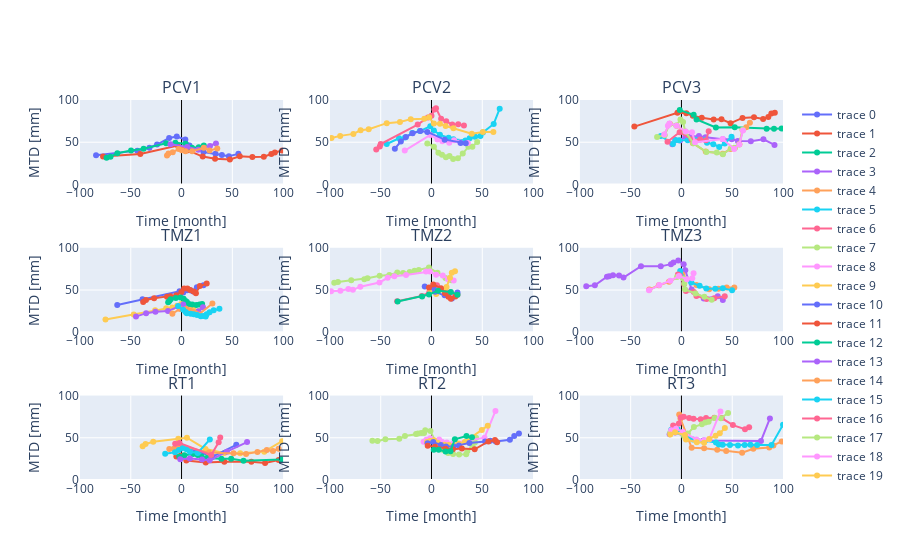

The cell this chart's notebook holds for it:
### Code cell
data_fig = TMD.make_plot(data, MTD2Sphere)
data_fig.show()

### Figure 1 — Plotly figure (JSON) as saved in the notebook; plotly's stock layout.template omitted (floating-point values rounded to 4 significant figures)
{"data": [{"mode": "lines+markers", "type": "scatter", "x": [-84.16, -43.49, -31.61, -24.1, -12.21, -4.705, 3.741, 7.808, 21.57, 33.46, 39.71, 46.6, 55.98], "xaxis": "x", "y": [34.51, 40.05, 43.46, 47.29, 54.96, 56.66, 53.25, 46.23, 38.34, 36.43, 34.94, 33.44, 36.21], "yaxis": "y"}, {"mode": "lines+markers", "type": "scatter", "x": [-77.28, -40.62, -3.688, 6.305, 20.86, 33.02, 47.58, 57.35, 69.74, 81.03, 88.42, 91.89, 99.06], "xaxis": "x", "y": [33.23, 35.99, 46.2, 40.43, 33.03, 30.37, 29.48, 33.47, 32.59, 32.88, 35.99, 37.76, 40.13], "yaxis": "y"}, {"mode": "lines+markers", "type": "scatter", "x": [-73.85, -69.94, -63.21, -49.74, -37.36, -15.2, -6.078, 3.915, 10.21, 16.95, 21.95, null, null], "xaxis": "x", "y": [31.55, 32.88, 36.88, 40.13, 42.2, 48.86, 49.45, 48.27, 43.53, 44.12, 46.05, null, null], "yaxis": "y"}, {"mode": "lines+markers", "type": "scatter", "x": [-10.86, 5.653, 16.51, 28.03, 33.89, null, null, null, null, null, null, null, null], "xaxis": "x", "y": [47.68, 44.42, 41.17, 45.46, 48.41, null, null, null, null, null, null, null, null], "yaxis": "y"}, {"mode": "lines+markers", "type": "scatter", "x": [-14.33, -12.81, -8.684, -2.819, 0.2221, 3.915, 10.43, 21.95, 27.59, 35.2, null, null, null], "xaxis": "x", "y": [34.21, 36.58, 38.21, 41.91, 40.57, 39.24, 39.39, 43.39, 40.28, 42.5, null, null, null], "yaxis": "y"}, {"mode": "lines+markers", "type": "scatter", "x": [-44.08, -31.95, -26.04, -18.93, -11.54, -1.183, 2.367, 8.284, 16.86, 21.6, 33.43, 37.57, 42.9, 48.22, 50.59, 61.24, 67.16], "xaxis": "x2", "y": [47.87, 54.66, 55.64, 60.84, 63.23, 68.82, 63.78, 58.72, 55.27, 53.64, 52.18, 54.58, 56.37, 57.35, 61.57, 71.59, 89.67], "yaxis": "y2"}, {"mode": "lines+markers", "type": "scatter", "x": [-54.44, -50.89, -50.0, -13.61, -3.55, 0, 2.959, 4.438, 9.467, 14.5, 20.41, 26.33, 31.95, null, null, null, null], "xaxis": "x2", "y": [41.47, 45.08, 47.89, 70.88, 79.29, 81.29, 88.72, 90.33, 77.83, 74.79, 70.95, 71.32, 69.89, null, null, null, null], "yaxis": "y2"}, {"mode": "lines+markers", "type": "scatter", "x": [-4.142, 2.367, 6.805, 10.36, 14.2, 17.75, 21.3, 26.04, 30.77, 36.39, 40.24, 44.97, null, null, null, null, null], "xaxis": "x2", "y": [48.51, 44.66, 37.6, 35.17, 32.34, 33.73, 30.1, 30.88, 36.5, 44.73, 44.71, 50.12, null, null, null, null, null], "yaxis": "y2"}, {"mode": "lines+markers", "type": "scatter", "x": [-26.33, -1.183, 5.917, 10.65, 17.46, 22.19, 28.11, 35.8, null, null, null, null, null, null, null, null, null], "xaxis": "x2", "y": [40.15, 58.56, 53.3, 51.27, 49.23, 52.43, 49.59, 48.95, null, null, null, null, null, null, null, null, null], "yaxis": "y2"}, {"mode": "lines+markers", "type": "scatter", "x": [-98.52, -89.94, -76.92, -69.82, -61.83, -44.08, -31.07, -20.41, -7.101, -2.367, 2.367, 8.284, 13.91, 21.6, 39.64, 50.59, 60.95], "xaxis": "x2", "y": [54.93, 57.51, 59.87, 64.07, 65.44, 72.61, 73.97, 77.35, 77.9, 79.49, 72.23, 72.0, 69.16, 66.52, 60.0, 62.17, 62.13], "yaxis": "y2"}, {"mode": "lines+markers", "type": "scatter", "x": [-36.09, -30.18, -25.15, -18.64, -10.95, -4.142, 13.02, 28.7, 33.73, null, null, null, null, null, null, null, null], "xaxis": "x2", "y": [42.4, 50.83, 56.04, 60.64, 63.23, 62.19, 53.07, 49.18, 48.76, null, null, null, null, null, null, null, null], "yaxis": "y2"}, {"mode": "lines+markers", "type": "scatter", "x": [-46.36, -3.954, 4.766, 11.19, 19.95, 31.71, 39.4, 48.39, 60.13, 71.45, 80.43, 85.55, 88.53, 91.94, null], "xaxis": "x3", "y": [68.48, 84.97, 84.26, 81.36, 78.89, 76.86, 77.15, 72.51, 78.75, 79.47, 77.59, 79.91, 84.11, 84.84, null], "yaxis": "y3"}, {"mode": "lines+markers", "type": "scatter", "x": [-1.655, 12.04, 14.83, 33.88, 52.47, 83.88, 91.15, 98.63, null, null, null, null, null, null, null], "xaxis": "x3", "y": [88.02, 82.52, 76.86, 67.44, 67.73, 65.84, 65.99, 66.28, null, null, null, null, null, null, null], "yaxis": "y3"}, {"mode": "lines+markers", "type": "scatter", "x": [-9.01, -6.033, -1.331, 3.784, 7.629, 17.24, 23.66, 40.76, 49.52, 55.51, 68.33, 80.72, 91.63, null, null], "xaxis": "x3", "y": [47.58, 52.36, 52.07, 56.42, 56.56, 57.43, 55.98, 53.67, 53.67, 51.49, 51.06, 53.38, 46.85, null, null], "yaxis": "y3"}, {"mode": "lines+markers", "type": "scatter", "x": [-16.95, -11.44, -4.803, 3.979, 11.29, 23.92, 40.6, 48.49, 52.33, 57.02, 60.17, 63.79, 67.41, null, null], "xaxis": "x3", "y": [58.88, 71.93, 69.47, 62.36, 48.88, 39.02, 36.41, 42.07, 43.08, 47.58, 64.54, 67.73, 73.09, null, null], "yaxis": "y3"}, {"mode": "lines+markers", "type": "scatter", "x": [-20.36, -8.37, -6.034, -2.4, 6.147, 13.62, 23.45, 25.17, 31.37, 37.15, 42.7, 49.3, null, null, null], "xaxis": "x3", "y": [57.43, 47.87, 52.65, 52.22, 52.22, 52.8, 52.8, 49.46, 47.72, 44.39, 48.59, 56.56, null, null, null], "yaxis": "y3"}, {"mode": "lines+markers", "type": "scatter", "x": [-13.72, -1.789, 9.99, 18.54, 24.1, 26.84, null, null, null, null, null, null, null, null, null], "xaxis": "x3", "y": [50.62, 61.93, 53.38, 53.09, 52.22, 62.94, null, null, null, null, null, null, null, null, null], "yaxis": "y3"}, {"mode": "lines+markers", "type": "scatter", "x": [-23.99, -16.52, -11.86, -5.018, -0.9805, 1.593, 3.764, 11.71, 24.57, 34.82, 40.81, 48.91, 52.54, 56.8, 60.38], "xaxis": "x3", "y": [56.27, 58.16, 71.5, 69.76, 77.01, 73.96, 62.65, 48.88, 38.44, 37.86, 35.83, 42.79, 43.08, 47.43, 64.83], "yaxis": "y3"}, {"mode": "lines+markers", "type": "scatter", "x": [-16.95, -13.35, -11.86, -4.804, 4.192, 10.39, 13.42, 40.54, 51.9, 57.02, 60.6, null, null, null, null], "xaxis": "x3", "y": [59.03, 69.61, 72.22, 69.61, 62.65, 61.93, 49.9, 53.81, 42.07, 47.29, 63.96, null, null, null, null], "yaxis": "y3"}, {"mode": "lines+markers", "type": "scatter", "x": [-74.91, -47.1, -26.04, -15.11, -9.161, -4.339, -0.32, 4.663, 8.361, 11.58, 16.56, 20.9, null, null], "xaxis": "x4", "y": [14.98, 21.01, 26.16, 28.47, 29.34, 31.42, 33.29, 31.53, 29.34, 27.04, 24.96, 30.0, null, null], "yaxis": "y4"}, {"mode": "lines+markers", "type": "scatter", "x": [-63.33, -38.42, -1.927, 1.77, 5.628, 9.164, 11.58, 15.11, 21.54, null, null, null, null, null], "xaxis": "x4", "y": [32.3, 39.1, 48.41, 47.1, 49.62, 49.4, 48.3, 53.35, 55.54, null, null, null, null, null], "yaxis": "y4"}, {"mode": "lines+markers", "type": "scatter", "x": [-37.77, -35.04, -27.0, -14.31, -11.09, -5.142, -0.1592, 2.574, 5.789, 8.521, 11.9, 14.15, 18.01, 24.76], "xaxis": "x4", "y": [35.81, 38.22, 40.3, 42.06, 42.49, 43.92, 47.65, 51.7, 51.92, 50.06, 48.3, 46.22, 54.66, 57.62], "yaxis": "y4"}, {"mode": "lines+markers", "type": "scatter", "x": [-13.18, -12.05, -10.61, -5.625, -0.963, 2.091, 4.02, 5.306, 7.396, 10.61, 14.63, 17.68, 20.26, null], "xaxis": "x4", "y": [35.48, 37.01, 38.99, 40.63, 41.18, 39.75, 37.12, 35.7, 33.29, 32.74, 32.3, 32.96, 33.4, null], "yaxis": "y4"}, {"mode": "lines+markers", "type": "scatter", "x": [-44.85, -34.88, -25.72, -13.34, -3.213, 1.609, 4.663, 6.753, 9.807, 13.5, 16.56, 21.06, null, null], "xaxis": "x4", "y": [18.49, 22.55, 24.19, 25.07, 30.22, 32.85, 27.48, 24.85, 23.31, 22.88, 24.74, 29.56, null, null], "yaxis": "y4"}, {"mode": "lines+markers", "type": "scatter", "x": [-9.001, -1.445, 4.503, 8.521, 11.09, 13.34, 17.04, 30.38, null, null, null, null, null, null], "xaxis": "x4", "y": [22.0, 27.59, 27.59, 25.83, 24.19, 22.66, 21.01, 33.95, null, null, null, null, null, null], "yaxis": "y4"}, {"mode": "lines+markers", "type": "scatter", "x": [-3.374, 1.609, 4.02, 5.146, 9.004, 12.06, 15.27, 18.97, 21.38, 23.79, 24.76, 27.65, 31.67, 37.3], "xaxis": "x4", "y": [31.1, 26.49, 23.86, 22.55, 22.0, 21.23, 20.35, 19.04, 19.15, 18.71, 21.23, 23.64, 25.94, 27.92], "yaxis": "y4"}, {"mode": "lines+markers", "type": "scatter", "x": [-33.87, -9.517, -2.194, 5.38, 12.73, 18.77, 25.59, null, null, null, null, null, null, null, null, null], "xaxis": "x5", "y": [36.62, 42.86, 47.32, 55.71, 50.54, 47.32, 44.47, null, null, null, null, null, null, null, null, null], "yaxis": "y5"}, {"mode": "lines+markers", "type": "scatter", "x": [-95.78, -92.12, -79.02, -66.18, -63.04, -51.0, -41.57, -33.71, -27.95, -21.4, -16.69, -12.5, -2.548, 5.858, 13.74, 19.51], "xaxis": "x5", "y": [58.57, 59.46, 61.6, 62.85, 63.92, 66.95, 67.67, 70.7, 70.16, 71.41, 72.84, 73.55, 76.59, 70.34, 64.28, 61.42], "yaxis": "y5"}, {"mode": "lines+markers", "type": "scatter", "x": [-98.89, -89.73, -81.87, -77.41, -70.09, -51.23, -43.13, -36.58, -25.06, -5.415, -1.746, 4.555, 11.11, 16.1, 21.87, null], "xaxis": "x5", "y": [48.39, 49.11, 51.25, 50.18, 53.93, 58.92, 64.45, 66.42, 67.84, 71.77, 71.77, 68.02, 67.31, 62.85, 61.24, null], "yaxis": "y5"}, {"mode": "lines+markers", "type": "scatter", "x": [-0.8911, 4.627, 12.47, 14.82, 18.19, 20.01, 23.15, null, null, null, null, null, null, null, null, null], "xaxis": "x5", "y": [49.82, 45.18, 50.18, 53.57, 64.45, 70.34, 72.31, null, null, null, null, null, null, null, null, null], "yaxis": "y5"}, {"mode": "lines+markers", "type": "scatter", "x": [-6.67, 1.983, 3.57, 13.02, 20.1, 25.59, null, null, null, null, null, null, null, null, null, null], "xaxis": "x5", "y": [54.1, 52.68, 47.86, 43.75, 40.01, 46.97, null, null, null, null, null, null, null, null, null, null], "yaxis": "y5"}, {"mode": "lines+markers", "type": "scatter", "x": [-2.474, 1.709, 9.322, 13.27, 16.69, 19.06, 23.5, null, null, null, null, null, null, null, null, null], "xaxis": "x5", "y": [53.03, 56.42, 52.14, 46.07, 41.97, 39.65, 42.33, null, null, null, null, null, null, null, null, null], "yaxis": "y5"}, {"mode": "lines+markers", "type": "scatter", "x": [-33.34, -9.253, -2.447, 6.449, 19.03, 25.59, null, null, null, null, null, null, null, null, null, null], "xaxis": "x5", "y": [36.44, 42.33, 44.65, 49.11, 47.68, 44.47, null, null, null, null, null, null, null, null, null, null], "yaxis": "y5"}, {"mode": "lines+markers", "type": "scatter", "x": [-93.73, -85.27, -73.35, -71.16, -67.4, -61.44, -57.05, -39.81, -20.38, -10.34, -7.837, -3.135, 2.194, 3.762, 10.03, 21.94, 35.74, 40.75], "xaxis": "x6", "y": [54.38, 55.68, 65.73, 66.37, 67.45, 67.25, 64.7, 78.17, 77.99, 80.57, 82.71, 85.07, 80.39, 73.35, 50.55, 39.92, 42.51, 38.25], "yaxis": "y6"}, {"mode": "lines+markers", "type": "scatter", "x": [-31.66, -22.26, -12.23, 0.9404, 14.73, 27.27, 36.36, 44.51, 52.04, null, null, null, null, null, null, null, null, null], "xaxis": "x6", "y": [50.46, 55.6, 59.67, 68.23, 55.89, 50.8, 51.46, 52.97, 52.99, null, null, null, null, null, null, null, null, null], "yaxis": "y6"}, {"mode": "lines+markers", "type": "scatter", "x": [-1.254, 4.075, 9.718, 17.87, 24.45, 33.23, 40.75, 49.84, null, null, null, null, null, null, null, null, null, null], "xaxis": "x6", "y": [72.49, 62.27, 58.87, 55.05, 51.86, 51.46, 52.11, 49.57, null, null, null, null, null, null, null, null, null, null], "yaxis": "y6"}, {"mode": "lines+markers", "type": "scatter", "x": [-3.448, -1.567, 2.508, 4.389, 12.23, 14.73, 24.76, 32.29, 42.63, null, null, null, null, null, null, null, null, null], "xaxis": "x6", "y": [68.22, 66.52, 57.15, 48.84, 47.57, 42.89, 39.28, 40.15, 42.73, null, null, null, null, null, null, null, null, null], "yaxis": "y6"}, {"mode": "lines+markers", "type": "scatter", "x": [-4.389, 1.881, 2.821, 3.448, 13.79, 22.57, 29.78, null, null, null, null, null, null, null, null, null, null, null], "xaxis": "x6", "y": [65.45, 63.76, 57.57, 50.75, 45.87, 42.05, 38.44, null, null, null, null, null, null, null, null, null, null, null], "yaxis": "y6"}, {"mode": "lines+markers", "type": "scatter", "x": [-31.97, -21.94, -10.97, -2.508, 5.329, 10.66, 11.91, null, null, null, null, null, null, null, null, null, null, null], "xaxis": "x6", "y": [49.61, 55.82, 60.96, 66.52, 62.7, 63.77, 69.96, null, null, null, null, null, null, null, null, null, null, null], "yaxis": "y6"}, {"mode": "lines+markers", "type": "scatter", "x": [-38.3, -35.4, -27.88, -3.19, 5.298, 23.62, 42.14, 57.77, 81.49, 99.05, null], "xaxis": "x7", "y": [40.01, 42.65, 45.17, 48.96, 50.05, 36.75, 31.97, 31.78, 33.6, 46.01, null], "yaxis": "y7"}, {"mode": "lines+markers", "type": "scatter", "x": [-1.454, 30.57, 53.91, null, null, null, null, null, null, null, null], "xaxis": "x7", "y": [41.09, 27.59, 41.61, null, null, null, null, null, null, null, null], "yaxis": "y7"}, {"mode": "lines+markers", "type": "scatter", "x": [-5.119, -0.6821, 1.44, 4.719, 23.82, 42.14, 68.76, 82.27, 95.58, null, null], "xaxis": "x7", "y": [27.69, 28.89, 26.8, 23.01, 20.87, 21.61, 21.6, 20.08, 23.69, null, null], "yaxis": "y7"}, {"mode": "lines+markers", "type": "scatter", "x": [-2.225, 2.79, 11.47, 15.91, 19.77, 24.97, 39.25, 48.89, 61.05, 98.47, null], "xaxis": "x7", "y": [27.7, 29.43, 30.92, 29.76, 27.8, 25.99, 25.27, 25.05, 22.74, 24.36, null], "yaxis": "y7"}, {"mode": "lines+markers", "type": "scatter", "x": [-1.261, 8.191, 20.15, 27.67, 44.65, 64.52, null, null, null, null, null], "xaxis": "x7", "y": [24.56, 25.52, 24.26, 23.25, 33.56, 44.94, null, null, null, null, null], "yaxis": "y7"}, {"mode": "lines+markers", "type": "scatter", "x": [-12.06, -7.627, -4.926, -1.647, 26.9, 51.21, 63.55, 74.74, 84.0, 89.98, 95.58], "xaxis": "x7", "y": [36.58, 37.0, 39.5, 41.22, 32.43, 31.75, 30.89, 33.3, 35.58, 34.29, 36.94], "yaxis": "y7"}, {"mode": "lines+markers", "type": "scatter", "x": [-16.11, -6.469, -2.611, 1.247, 4.912, 8.191, 15.91, 27.87, null, null, null], "xaxis": "x7", "y": [31.05, 32.8, 35.45, 37.82, 36.4, 33.53, 31.99, 47.92, null, null, null], "yaxis": "y7"}, {"mode": "lines+markers", "type": "scatter", "x": [-6.276, -2.032, 29.22, 36.55, 38.09, null, null, null, null, null, null], "xaxis": "x7", "y": [42.91, 43.85, 29.55, 44.68, 50.46, null, null, null, null, null, null], "yaxis": "y7"}, {"mode": "lines+markers", "type": "scatter", "x": [-58.21, -53.1, -45.43, -31.72, -26.14, -15.21, -13.35, -10.1, -7.311, -6.139, -1.033, 4.995, 10.97, 16.38, 21.21, 27.21, 34.18, 35.35, 40.21, 42.74, 43.92], "xaxis": "x8", "y": [46.4, 46.24, 48.3, 48.93, 52.08, 54.61, 54.92, 55.56, 55.56, 58.87, 57.92, 43.03, 35.83, 31.99, 30.67, 30.28, 30.54, 34.22, 40.54, 44.35, 50.01], "yaxis": "y8"}, {"mode": "lines+markers", "type": "scatter", "x": [-7.772, -5.054, -1.371, 7.528, 10.23, 15.06, 21.64, 52.24, 63.0, null, null, null, null, null, null, null, null, null, null, null, null], "xaxis": "x8", "y": [45.27, 47.64, 49.48, 48.03, 45.27, 44.48, 43.69, 50.14, 81.83, null, null, null, null, null, null, null, null, null, null, null, null], "yaxis": "y8"}, {"mode": "lines+markers", "type": "scatter", "x": [-4.483, -1.381, 2.492, 6.16, 12.73, 16.99, 26.48, 32.87, 49.57, 55.39, null, null, null, null, null, null, null, null, null, null, null], "xaxis": "x8", "y": [44.88, 46.32, 46.98, 44.22, 41.85, 41.32, 43.17, 45.14, 59.34, 64.34, null, null, null, null, null, null, null, null, null, null, null], "yaxis": "y8"}, {"mode": "lines+markers", "type": "scatter", "x": [-3.907, 1.711, 9.247, 14.27, 21.82, 27.05, 37.32, 52.81, 57.85, 63.26, 77.2, 81.48, 86.13, null, null, null, null, null, null, null, null], "xaxis": "x8", "y": [43.43, 45.01, 41.32, 39.61, 39.75, 40.93, 43.96, 45.53, 46.59, 45.53, 47.64, 51.98, 55.0, null, null, null, null, null, null, null, null], "yaxis": "y8"}, {"mode": "lines+markers", "type": "scatter", "x": [-3.723, 3.435, 13.68, 21.04, 29.94, 42.52, 56.1, 62.49, 64.61, null, null, null, null, null, null, null, null, null, null, null, null], "xaxis": "x8", "y": [40.67, 39.48, 36.98, 36.33, 37.25, 36.33, 45.66, 47.24, 44.74, null, null, null, null, null, null, null, null, null, null, null, null], "yaxis": "y8"}, {"mode": "lines+markers", "type": "scatter", "x": [2.261, 7.1, 13.87, 18.71, 23.01, 34.44, 39.86, null, null, null, null, null, null, null, null, null, null, null, null, null, null], "xaxis": "x8", "y": [35.8, 35.8, 33.83, 34.09, 48.3, 52.11, 50.53, null, null, null, null, null, null, null, null, null, null, null, null, null, null], "yaxis": "y8"}, {"mode": "lines+markers", "type": "scatter", "x": [-11.64, -6.289, 5.031, 21.7, 78.3, 87.11, null, null, null, null, null, null, null, null, null], "xaxis": "x9", "y": [54.16, 56.29, 51.17, 46.7, 46.27, 72.92, null, null, null, null, null, null, null, null, null], "yaxis": "y9"}, {"mode": "lines+markers", "type": "scatter", "x": [-2.201, -0.9434, 10.06, 22.33, 35.22, 44.03, 59.75, 70.75, 86.48, 90.57, 98.74, null, null, null, null], "xaxis": "x9", "y": [77.61, 72.71, 38.17, 37.53, 35.82, 34.33, 32.2, 36.89, 38.38, 40.94, 45.63, null, null, null, null], "yaxis": "y9"}, {"mode": "lines+markers", "type": "scatter", "x": [-10.06, -3.774, 3.774, 11.32, 23.27, 33.96, 36.79, 40.57, 47.8, 55.66, 62.26, 67.92, 74.53, 88.68, 100], "xaxis": "x9", "y": [59.49, 60.13, 53.52, 47.97, 46.48, 44.35, 42.0, 41.79, 41.36, 40.94, 41.36, 41.79, 41.36, 41.58, 65.46], "yaxis": "y9"}, {"mode": "lines+markers", "type": "scatter", "x": [-8.176, -2.516, -0.6289, 2.201, 7.547, 11.95, 18.87, 24.21, 32.39, 39.62, 50.63, 62.58, 66.67, null, null], "xaxis": "x9", "y": [64.61, 66.95, 73.99, 74.84, 73.35, 72.49, 72.07, 73.35, 73.77, 73.35, 65.03, 60.13, 62.47, null, null], "yaxis": "y9"}, {"mode": "lines+markers", "type": "scatter", "x": [-11.01, -5.975, 2.516, 6.289, 12.26, 20.13, 23.58, 26.73, 32.7, 38.68, 45.91, null, null, null, null], "xaxis": "x9", "y": [56.29, 56.72, 52.24, 55.01, 62.69, 65.88, 68.02, 69.08, 73.56, 73.13, 79.32, null, null, null, null], "yaxis": "y9"}, {"mode": "lines+markers", "type": "scatter", "x": [-10.06, -5.346, 1.258, 14.78, 22.64, 27.36, 38.36, null, null, null, null, null, null, null, null], "xaxis": "x9", "y": [59.06, 60.77, 56.93, 47.97, 47.12, 48.4, 81.24, null, null, null, null, null, null, null, null], "yaxis": "y9"}, {"mode": "lines+markers", "type": "scatter", "x": [-11.01, -6.289, 3.459, 4.403, 15.09, 22.33, 27.36, 33.65, 37.74, 42.77, null, null, null, null, null], "xaxis": "x9", "y": [53.94, 56.5, 53.3, 47.97, 44.78, 44.14, 48.61, 52.45, 55.22, 61.62, null, null, null, null, null], "yaxis": "y9"}], "layout": {"annotations": [{"font": {"size": 16}, "showarrow": false, "text": "PCV1", "x": 0.1444, "xanchor": "center", "xref": "paper", "y": 1, "yanchor": "bottom", "yref": "paper"}, {"font": {"size": 16}, "showarrow": false, "text": "PCV2", "x": 0.5, "xanchor": "center", "xref": "paper", "y": 1, "yanchor": "bottom", "yref": "paper"}, {"font": {"size": 16}, "showarrow": false, "text": "PCV3", "x": 0.8556, "xanchor": "center", "xref": "paper", "y": 1, "yanchor": "bottom", "yref": "paper"}, {"font": {"size": 16}, "showarrow": false, "text": "TMZ1", "x": 0.1444, "xanchor": "center", "xref": "paper", "y": 0.6111, "yanchor": "bottom", "yref": "paper"}, {"font": {"size": 16}, "showarrow": false, "text": "TMZ2", "x": 0.5, "xanchor": "center", "xref": "paper", "y": 0.6111, "yanchor": "bottom", "yref": "paper"}, {"font": {"size": 16}, "showarrow": false, "text": "TMZ3", "x": 0.8556, "xanchor": "center", "xref": "paper", "y": 0.6111, "yanchor": "bottom", "yref": "paper"}, {"font": {"size": 16}, "showarrow": false, "text": "RT1", "x": 0.1444, "xanchor": "center", "xref": "paper", "y": 0.2222, "yanchor": "bottom", "yref": "paper"}, {"font": {"size": 16}, "showarrow": false, "text": "RT2", "x": 0.5, "xanchor": "center", "xref": "paper", "y": 0.2222, "yanchor": "bottom", "yref": "paper"}, {"font": {"size": 16}, "showarrow": false, "text": "RT3", "x": 0.8556, "xanchor": "center", "xref": "paper", "y": 0.2222, "yanchor": "bottom", "yref": "paper"}], "xaxis": {"anchor": "y", "domain": [0, 0.2889], "range": [-100, 100], "title": {"text": "Time [month]"}, "zerolinecolor": "Black", "zerolinewidth": 1}, "xaxis2": {"anchor": "y2", "domain": [0.3556, 0.6444], "range": [-100, 100], "title": {"text": "Time [month]"}, "zerolinecolor": "Black", "zerolinewidth": 1}, "xaxis3": {"anchor": "y3", "domain": [0.7111, 1], "range": [-100, 100], "title": {"text": "Time [month]"}, "zerolinecolor": "Black", "zerolinewidth": 1}, "xaxis4": {"anchor": "y4", "domain": [0, 0.2889], "range": [-100, 100], "title": {"text": "Time [month]"}, "zerolinecolor": "Black", "zerolinewidth": 1}, "xaxis5": {"anchor": "y5", "domain": [0.3556, 0.6444], "range": [-100, 100], "title": {"text": "Time [month]"}, "zerolinecolor": "Black", "zerolinewidth": 1}, "xaxis6": {"anchor": "y6", "domain": [0.7111, 1], "range": [-100, 100], "title": {"text": "Time [month]"}, "zerolinecolor": "Black", "zerolinewidth": 1}, "xaxis7": {"anchor": "y7", "domain": [0, 0.2889], "range": [-100, 100], "title": {"text": "Time [month]"}, "zerolinecolor": "Black", "zerolinewidth": 1}, "xaxis8": {"anchor": "y8", "domain": [0.3556, 0.6444], "range": [-100, 100], "title": {"text": "Time [month]"}, "zerolinecolor": "Black", "zerolinewidth": 1}, "xaxis9": {"anchor": "y9", "domain": [0.7111, 1], "range": [-100, 100], "title": {"text": "Time [month]"}, "zerolinecolor": "Black", "zerolinewidth": 1}, "yaxis": {"anchor": "x", "domain": [0.7778, 1], "range": [0, 100], "title": {"text": "MTD [mm]"}}, "yaxis2": {"anchor": "x2", "domain": [0.7778, 1], "range": [0, 100], "title": {"text": "MTD [mm]"}}, "yaxis3": {"anchor": "x3", "domain": [0.7778, 1], "range": [0, 100], "title": {"text": "MTD [mm]"}}, "yaxis4": {"anchor": "x4", "domain": [0.3889, 0.6111], "range": [0, 100], "title": {"text": "MTD [mm]"}}, "yaxis5": {"anchor": "x5", "domain": [0.3889, 0.6111], "range": [0, 100], "title": {"text": "MTD [mm]"}}, "yaxis6": {"anchor": "x6", "domain": [0.3889, 0.6111], "range": [0, 100], "title": {"text": "MTD [mm]"}}, "yaxis7": {"anchor": "x7", "domain": [0, 0.2222], "range": [0, 100], "title": {"text": "MTD [mm]"}}, "yaxis8": {"anchor": "x8", "domain": [0, 0.2222], "range": [0, 100], "title": {"text": "MTD [mm]"}}, "yaxis9": {"anchor": "x9", "domain": [0, 0.2222], "range": [0, 100], "title": {"text": "MTD [mm]"}}}}
